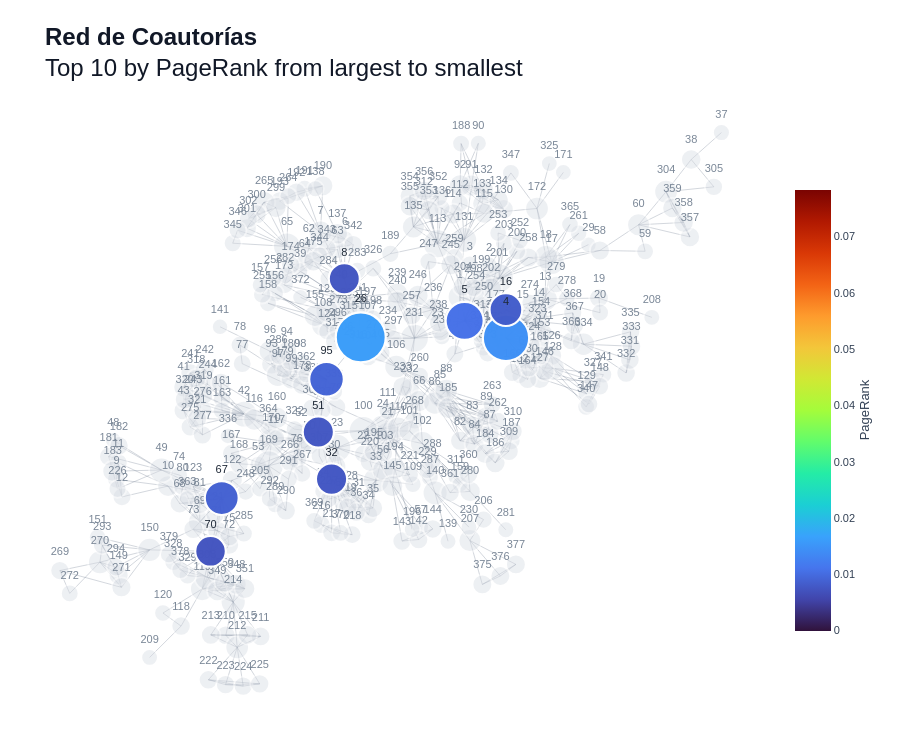

Notebook code for this chart:
### Code cell
_ = plot_network(G1, metrics, metric="PageRank", topk=10, largest_first=True)

### Figure 1 — Plotly figure (JSON) as saved in the notebook; plotly's stock layout.template omitted (floating-point values rounded to 4 significant figures; data arrays with more than 128 entries replaced by an {"elided": "..."} marker saying what was removed)
{"data": [{"hoverinfo": "none", "line": {"color": "rgba(95,110,130,0.35)", "width": 0.8}, "mode": "lines", "showlegend": false, "type": "scatter", "x": {"elided": "2742 float values"}, "y": {"elided": "2742 float values"}}, {"hoverinfo": "text", "hovertext": {"elided": "369 str values"}, "marker": {"color": "#D9DEE5", "line": {"color": "white", "width": 1.8}, "opacity": 0.45, "size": {"elided": "369 float values"}}, "mode": "markers+text", "showlegend": false, "text": {"elided": "369 str values"}, "textfont": {"color": "#7A8797", "family": "Helvetica", "size": 11}, "textposition": "top center", "type": "scatter", "x": {"elided": "369 float values"}, "y": {"elided": "369 float values"}}, {"hoverinfo": "text", "hovertext": ["<b>4</b><br>Degree: 0.0186<br>Eigenvector: 0.0668<br>Katz: 0.0289<br>PageRank: 0.0145<br>Hubs: 0.0668<br>Authorities: 0.0668<br>Closeness: 0.0033<br>Betweenness: 0.0300", "<b>5</b><br>Degree: 0.0148<br>Eigenvector: 0.0575<br>Katz: 0.0254<br>PageRank: 0.0108<br>Hubs: 0.0575<br>Authorities: 0.0575<br>Closeness: 0.0036<br>Betweenness: 0.0494", "<b>16</b><br>Degree: 0.0115<br>Eigenvector: 0.0559<br>Katz: 0.0237<br>PageRank: 0.0083<br>Hubs: 0.0559<br>Authorities: 0.0559<br>Closeness: 0.0031<br>Betweenness: 0.0031", "<b>8</b><br>Degree: 0.0066<br>Eigenvector: 0.0003<br>Katz: 0.0027<br>PageRank: 0.0076<br>Hubs: 0.0003<br>Authorities: 0.0003<br>Closeness: 0.0034<br>Betweenness: 0.0293", "<b>26</b><br>Degree: 0.0148<br>Eigenvector: 0.0019<br>Katz: 0.0059<br>PageRank: 0.0162<br>Hubs: 0.0019<br>Authorities: 0.0019<br>Closeness: 0.0040<br>Betweenness: 0.0784", "<b>67</b><br>Degree: 0.0104<br>Eigenvector: 0.0000<br>Katz: 0.0048<br>PageRank: 0.0089<br>Hubs: 0.0000<br>Authorities: 0.0000<br>Closeness: 0.0029<br>Betweenness: 0.0504", "<b>51</b><br>Degree: 0.0082<br>Eigenvector: 0.0001<br>Katz: 0.0043<br>PageRank: 0.0076<br>Hubs: 0.0001<br>Authorities: 0.0001<br>Closeness: 0.0038<br>Betweenness: 0.0681", "<b>95</b><br>Degree: 0.0093<br>Eigenvector: 0.0002<br>Katz: 0.0040<br>PageRank: 0.0092<br>Hubs: 0.0002<br>Authorities: 0.0002<br>Closeness: 0.0039<br>Betweenness: 0.0533", "<b>32</b><br>Degree: 0.0082<br>Eigenvector: 0.0000<br>Katz: 0.0034<br>PageRank: 0.0077<br>Hubs: 0.0000<br>Authorities: 0.0000<br>Closeness: 0.0031<br>Betweenness: 0.0073", "<b>70</b><br>Degree: 0.0098<br>Eigenvector: 0.0000<br>Katz: 0.0054<br>PageRank: 0.0074<br>Hubs: 0.0000<br>Authorities: 0.0000<br>Closeness: 0.0025<br>Betweenness: 0.0247"], "marker": {"cmax": 0.07836, "cmin": 0, "color": [0.01452, 0.01077, 0.00834, 0.007579, 0.01616, 0.008892, 0.007648, 0.009202, 0.007683, 0.007398], "colorbar": {"bgcolor": "rgba(0,0,0,0)", "borderwidth": 0, "len": 0.72, "outlinewidth": 0, "thickness": 36, "tickfont": {"family": "Helvetica", "size": 11}, "title": {"font": {"family": "Helvetica", "size": 13}, "side": "right", "text": "PageRank"}, "x": 1.02, "y": 0.5}, "colorscale": [[0, "#30123b"], [0.07143, "#4145ab"], [0.1429, "#4675ed"], [0.2143, "#39a2fc"], [0.2857, "#1bcfd4"], [0.3571, "#24eca6"], [0.4286, "#61fc6c"], [0.5, "#a4fc3b"], [0.5714, "#d1e834"], [0.6429, "#f3c63a"], [0.7143, "#fe9b2d"], [0.7857, "#f36315"], [0.8571, "#d93806"], [0.9286, "#b11901"], [1, "#7a0402"]], "line": {"color": "white", "width": 2.2}, "opacity": 0.98, "size": [46.38, 38.1, 32.73, 31.06, 50.0, 33.95, 31.21, 34.64, 31.28, 30.66]}, "mode": "markers+text", "showlegend": false, "text": ["4", "5", "16", "8", "26", "67", "51", "95", "32", "70"], "textfont": {"color": "#1F2937", "family": "Helvetica", "size": 11}, "textposition": "top center", "type": "scatter", "x": [0.383, 0.2646, 0.3827, -0.08014, -0.03303, -0.4311, -0.1545, -0.131, -0.1166, -0.4633], "y": [0.1459, 0.2003, 0.236, 0.3342, 0.1479, -0.3631, -0.1529, 0.01435, -0.3029, -0.5325]}], "layout": {"dragmode": "pan", "font": {"color": "#334155", "family": "Helvetica", "size": 12}, "height": 740, "margin": {"b": 10, "l": 10, "r": 130, "t": 90}, "paper_bgcolor": "white", "plot_bgcolor": "white", "title": {"font": {"color": "#111827", "family": "Helvetica", "size": 24}, "text": "<b>Red de Coautorías</b><br>Top 10 by PageRank from largest to smallest"}, "xaxis": {"visible": false}, "yaxis": {"visible": false}}}
